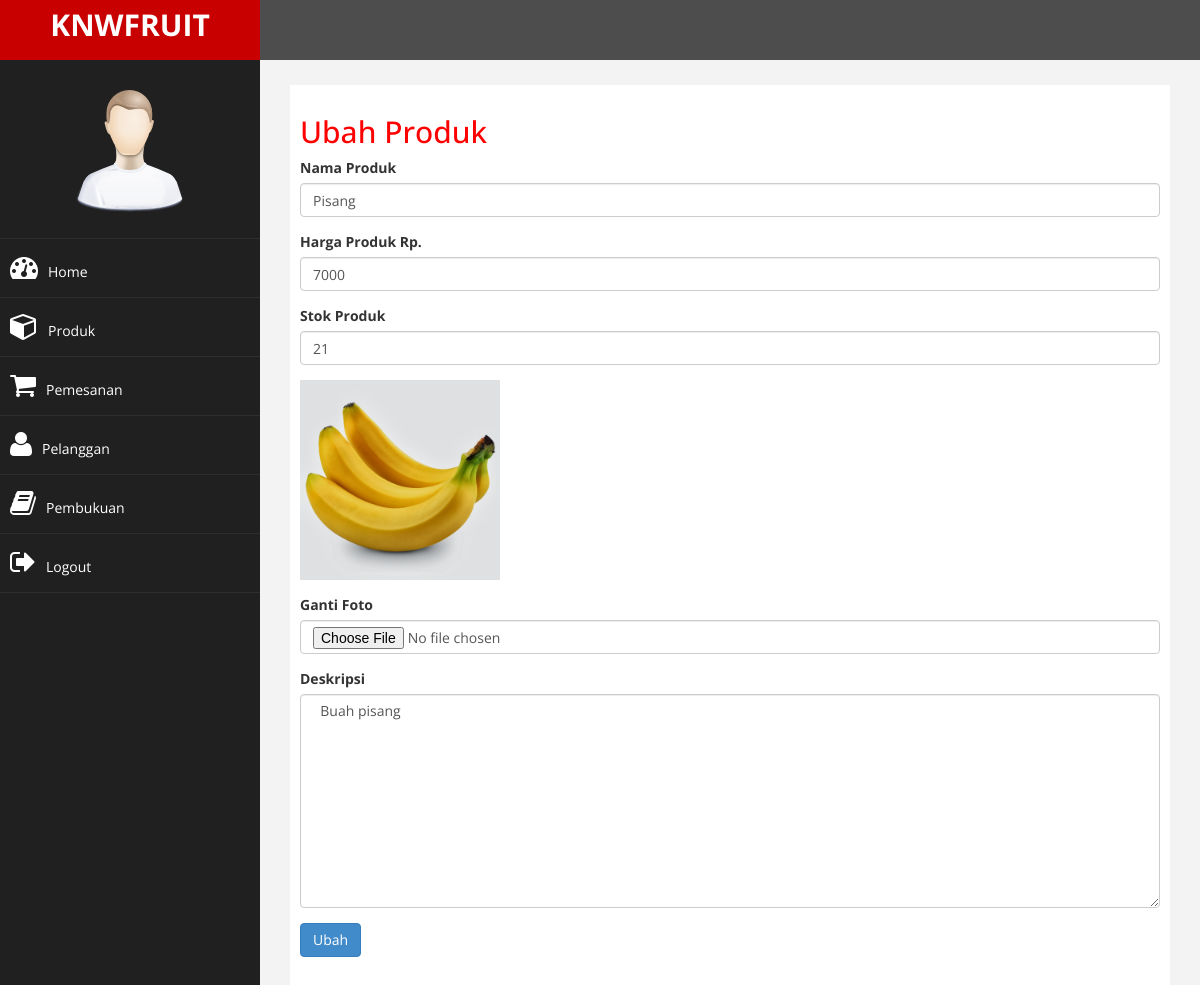
Page /admin/index.php?halaman=ubahproduk&id=2 (signed in) on the earlier database version.
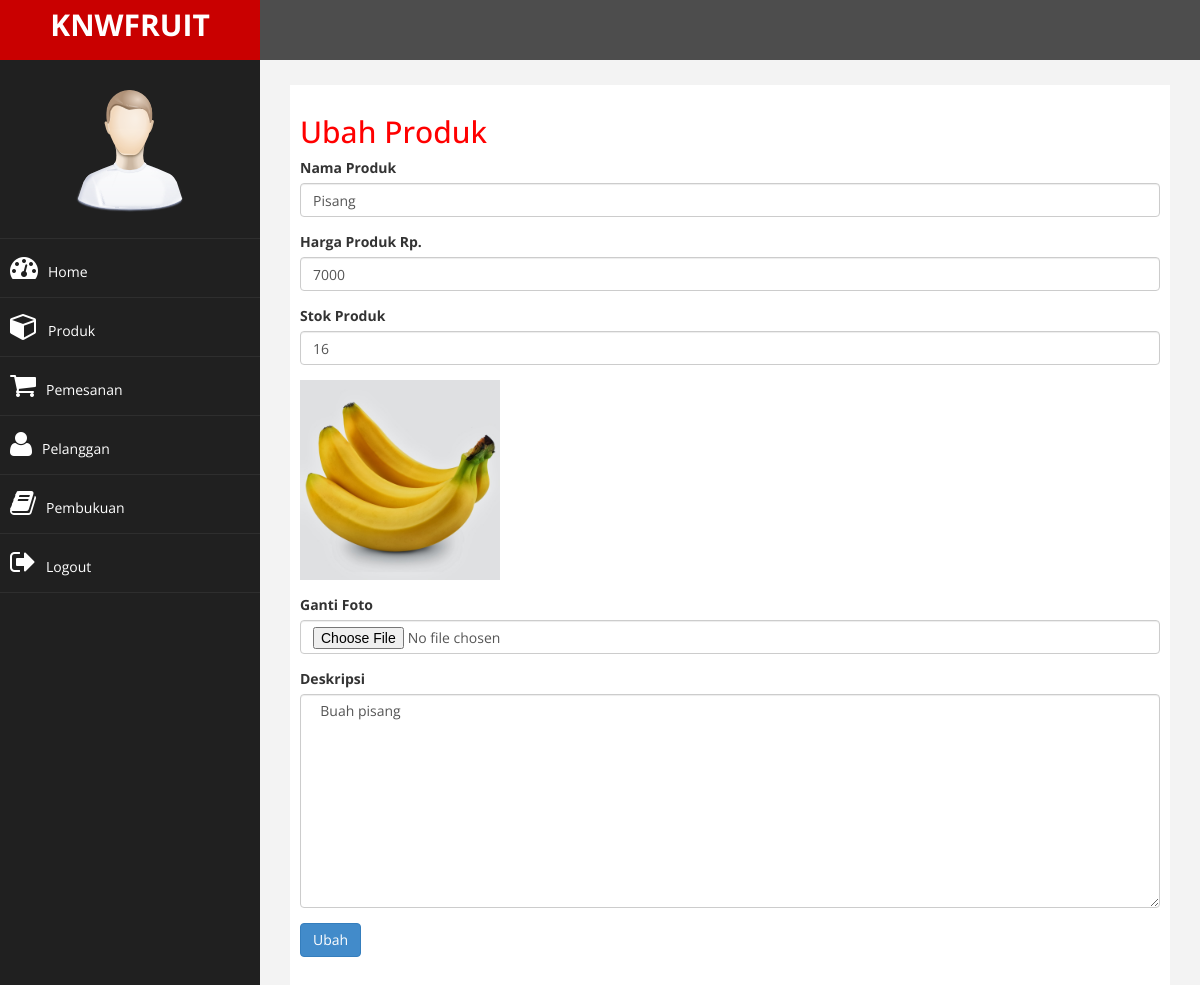
Same page on the later database version.
### tables this page shows
CREATE TABLE `produk` (
  `id_produk` int(11) NOT NULL,
  `nama_produk` varchar(25) NOT NULL,
  `harga_produk` int(11) NOT NULL,
  `foto_produk` varchar(50) NOT NULL,
  `deskripsi_produk` text NOT NULL,
  `stok_produk` int(10) NOT NULL,
  `berat` int(11) NOT NULL
);

### admin/ubahproduk.php (the view, shortened to what this page needs)
<h2>Ubah Produk</h2>
<?php
	$ambil = $koneksi->query("SELECT * FROM produk WHERE id_produk='$_GET[id]'");
	$pecah = $ambil->fetch_assoc();
?>
<form method="post" enctype="multipart/form-data">
	<div class="form-group">
		<label>Nama Produk</label>
		<input type="text" class="form-control" name="nama" value="<?php echo $pecah['nama_produk']; ?>">
	</div>
	<div class="form-group">
		<label>Harga Produk Rp.</label>
		<input type="number" class="form-control" name="harga" value="<?php echo $pecah['harga_produk']; ?>">
	</div>
	<div class="form-group">
		<label>Stok Produk</label>
		<input type="number" class="form-control" name="stok" value="<?php echo $pecah['stok_produk']; ?>">
	</div>
	<div class="form-group">
		<img src="../foto_produk/<?php echo $pecah['foto_produk']?>" width="200">
	</div>
	<div class="form-group">
		<label>Ganti Foto</label>
		<input type="file" class="form-control" name="foto">
	</div>
	<div class="form-group">
		<label>Deskripsi</label>
		<textarea class="form-control" name="deskripsi" rows="10"> <?php echo $pecah['deskripsi_produk']; ?></textarea>
	</div>
	<button class="btn btn-primary" name="ubah">Ubah</button>
</form>

Differences in the rows shown:
changed produk "Pisang": stok "21" → "16"
